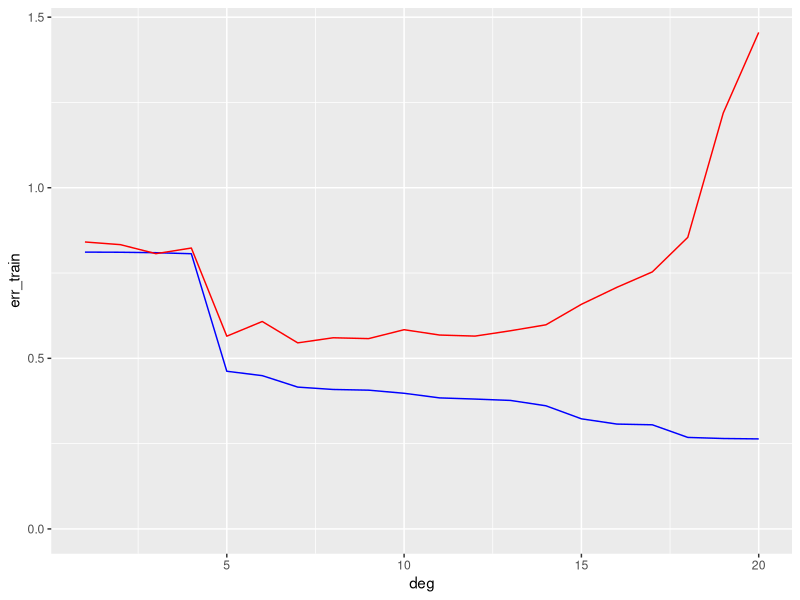

The R script that drew this image:
library(data.table)
library(ggplot2)
set.seed(123)

n <- 30
sigma <- 0.5     

x <- seq(from = 0, to = 4*pi, length = n)     # x
y <- sin(x) + rnorm(n, sd = sigma)            # y = f(x) + eps

d_err <- data.table()
for (deg in 1:20) {
  dpoly_xy <- data.table(poly(x,deg), y)        # expand x poly
  md <- lm(y ~ ., dpoly_xy)                     # f^ 
  
  err_train <- sqrt(mean((y - predict(md, dpoly_xy))^2))    
  
  # test set:
  n_test <- 1000
  x_test <- runif(n_test, min = 0, max = 4*pi)       
  y_test <- sin(x_test) + rnorm(n_test, sd = sigma)
  dpoly_xtest <- data.table(predict(poly(x,deg),x_test))    # expand x_test poly 
  
  err_test <- sqrt(mean((y_test - predict(md, dpoly_xtest))^2))
  
  d_err <- rbind(d_err, data.table(deg, err_train, err_test))
}

ggplot(d_err) + geom_line(aes(x = deg, y = err_train), color = "blue") +
  geom_line(aes(x = deg, y = err_test, ymin = 0), color = "red")


